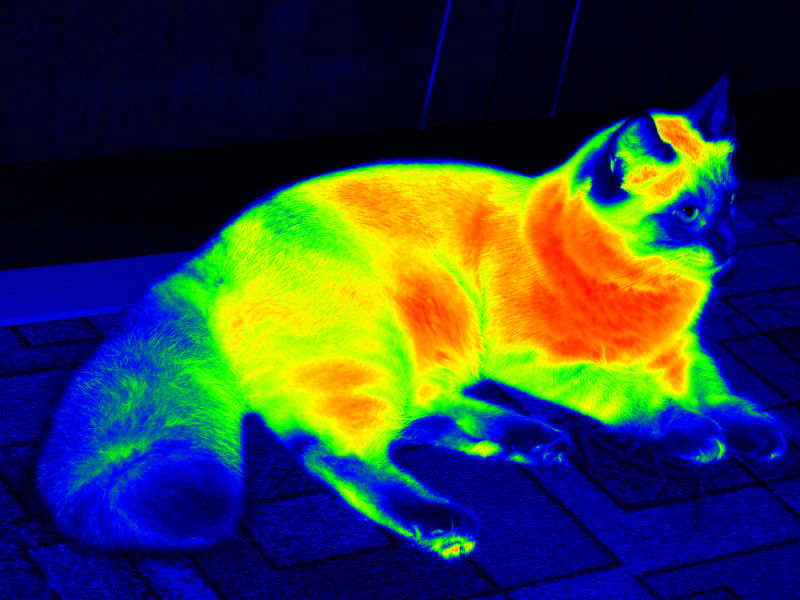
#> input picture cat.jpg, 800 x 600 px
$ python sciencecat.py
#> lines starting #> are read from the running program, lines starting #| are printed output that depends on the picture; long printed decimals are rounded
from PIL import Image
im = Image.open("cat.jpg")
#> im is the input picture: PIL image 800x600 RGB; mean R, G, B 50.5, 61.6, 65.4

r,g,b = im.split()
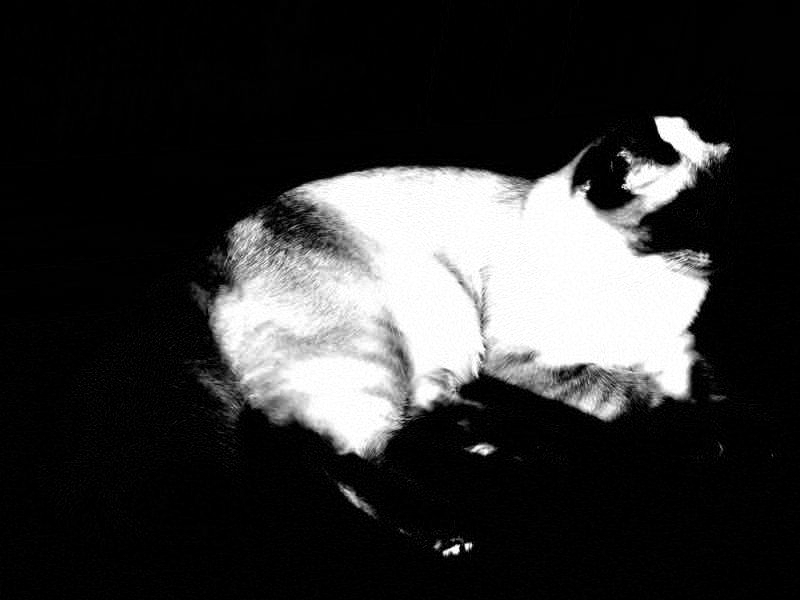
#> r: PIL image 800x600 L; min 0, max 255, mean 50.5
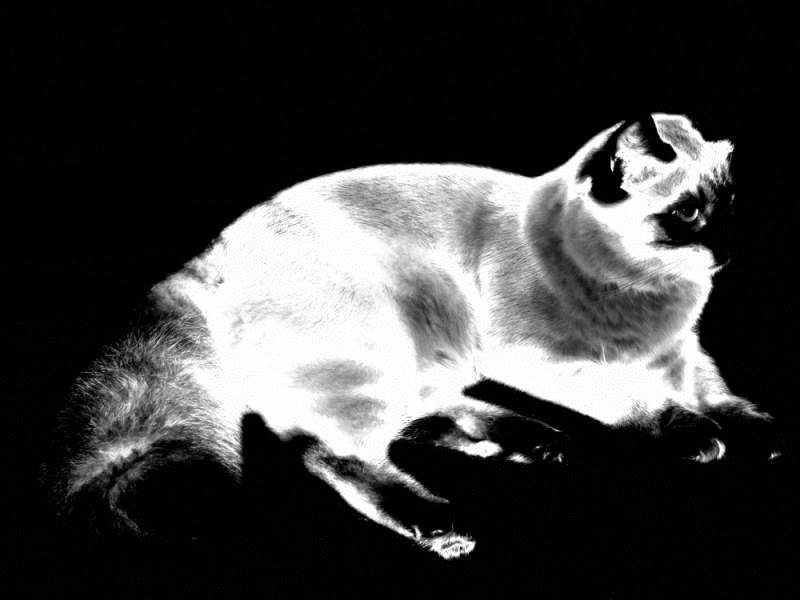
#> g: PIL image 800x600 L; min 0, max 255, mean 61.6
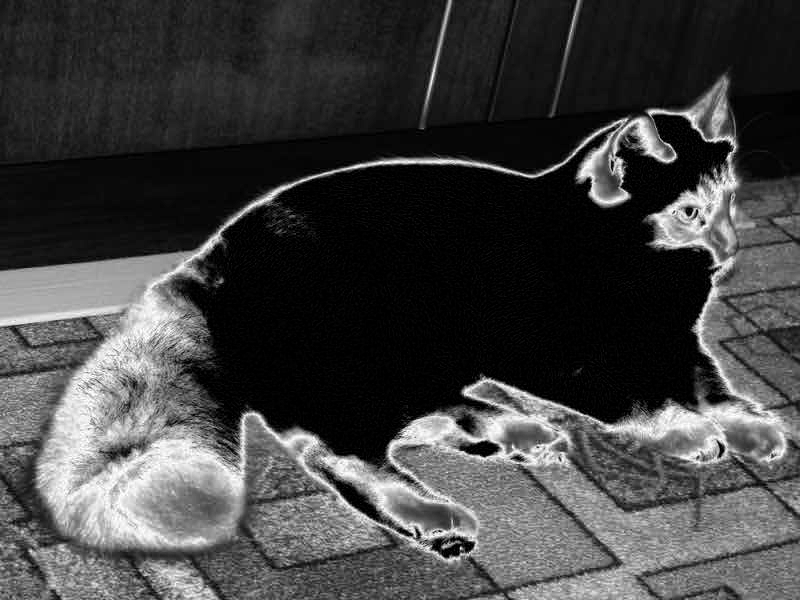
#> b: PIL image 800x600 L; min 0, max 255, mean 65.4

count = 0
total = 0
pixelCount = 0
for pixel in r.getdata():
    pixelCount = pixelCount + 1
    if pixel >= 100:
        count = count + 1
        total = total + pixel
#> this loop made 480000 passes
#> pixel on passes 2 to 4: 0, 0, 0
#> after the loop, count = 102395; pixelCount = 480000; total = 23061094


print("hot pixels " + str(total/count/256*100) + "%")
#| hot pixels 87.975%
print("ratio " + str(count/pixelCount*100) + "%")
#| ratio 21.332%
r.show()

$ run again, with IMG_0401.JPG copied over cat.jpg
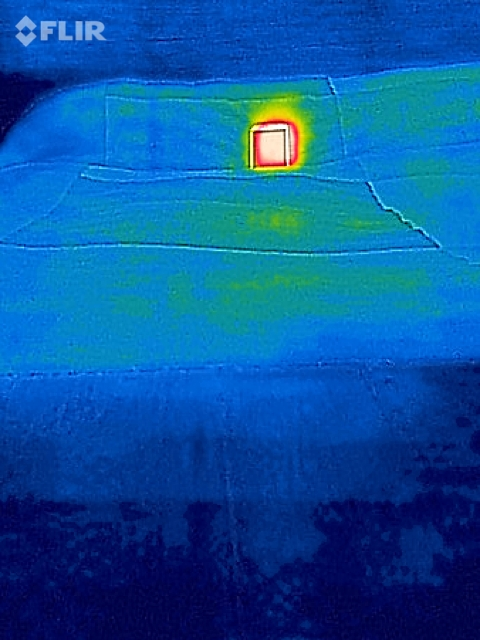
#> input picture IMG_0401.JPG, 480 x 640 px
#> im is the input picture: PIL image 480x640 RGB; mean R, G, B 8, 84.6, 158.3
#> `r,g,b = im.split()`:
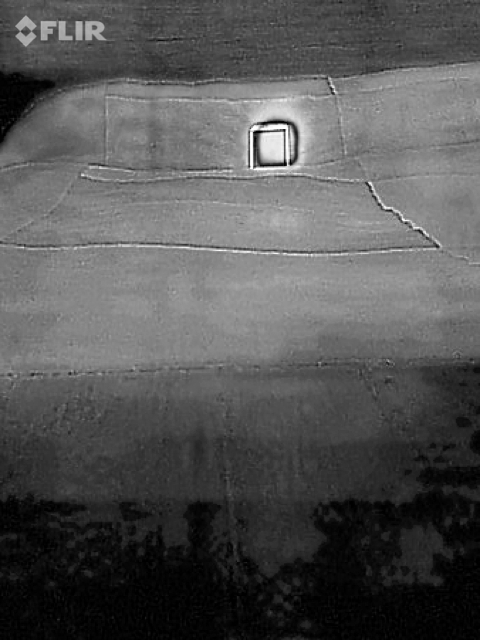
#> g: PIL image 480x640 L; min 0, max 255, mean 84.6
#> `r,g,b = im.split()`:
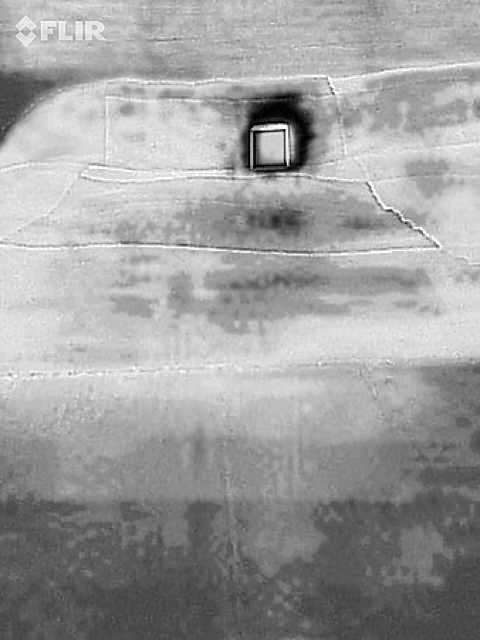
#> b: PIL image 480x640 L; min 0, max 255, mean 158.3
#> the loop `for pixel in r.getdata():` made 307200 passes
#> pixel on passes 2 to 4: 0, 1, 1
#> after the loop `for pixel in r.getdata():`: count = 4804; pixelCount = 307200; total = 907350
#| hot pixels 73.779%
#| ratio 1.564%

$ run again, with IMG_0403.JPG copied over cat.jpg
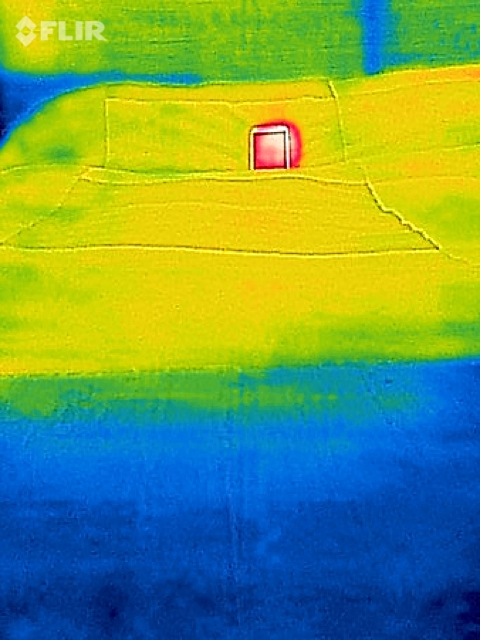
#> input picture IMG_0403.JPG, 480 x 640 px
#> im is the input picture: PIL image 480x640 RGB; mean R, G, B 109.4, 154.4, 82.9
#> `r,g,b = im.split()`:
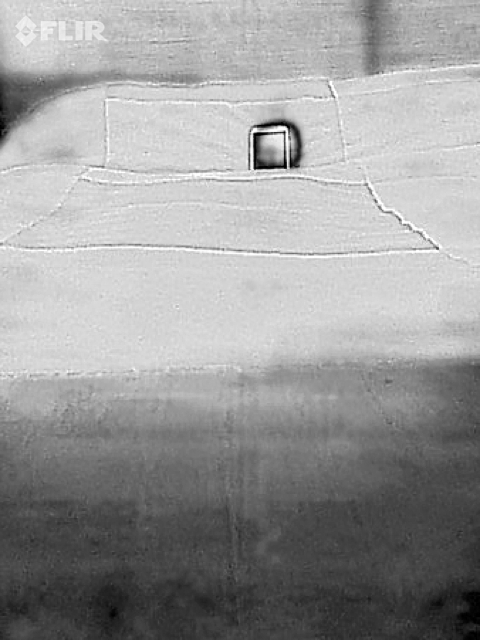
#> g: PIL image 480x640 L; min 0, max 255, mean 154.4
#> `r,g,b = im.split()`:
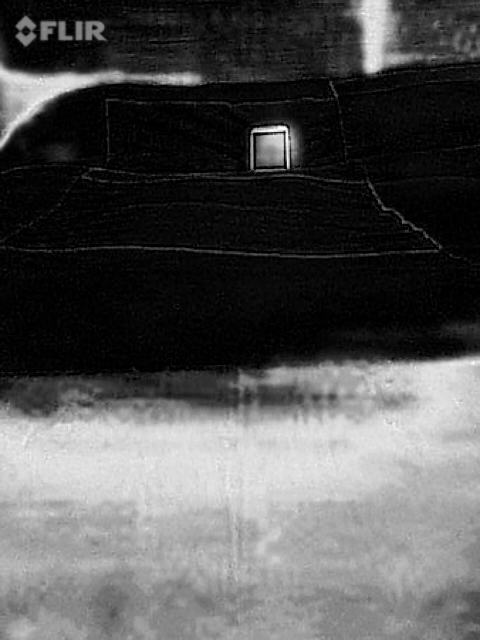
#> b: PIL image 480x640 L; min 0, max 254, mean 82.9
#> the loop `for pixel in r.getdata():` made 307200 passes
#> (pixel, total) on passes 1 to 8: (189, 189), (194, 383), (201, 584), (208, 792), (213, 1005), (215, 1220), (221, 1441), (226, 1667)
#> after the loop `for pixel in r.getdata():`: count = 154226; pixelCount = 307200; total = 31327506
#| hot pixels 79.347%
#| ratio 50.204%
